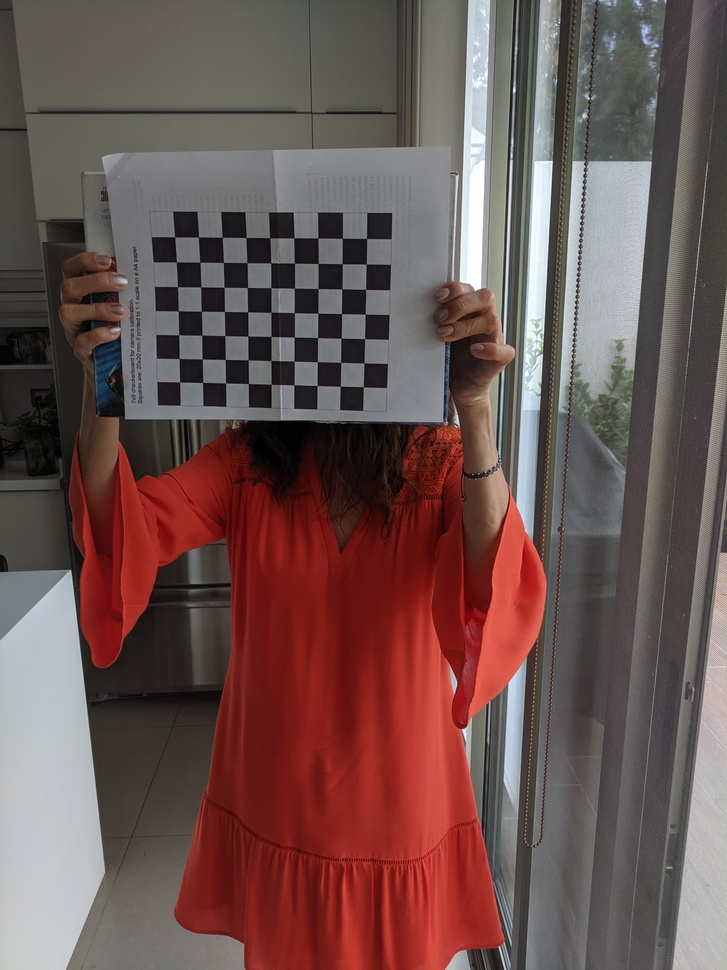
#> input picture P1/images/1.jpg, 727 x 970 px, shrunk from 3036 x 4048 before the run, given in place of the camera
$ python skin.py
#> lines starting #> are read from the running program, lines starting #| are printed output that depends on the picture; after the words box and inside, x2 and y2 are one past the last pixel; in counts of white or black regions, pixels touching at a corner belong together
#> in processFrame, frame is the input picture: shape (970, 727, 3); mean B, G, R 81.4, 84, 108.1
import numpy as np
import cv2
from matplotlib import pyplot as plt

def getMask(hsvImage):

    lowerRed1 = (0,55,40)
    upperRed1 = (20,255,255)
    maskRed1 = cv2.inRange(hsvImage, lowerRed1, upperRed1)
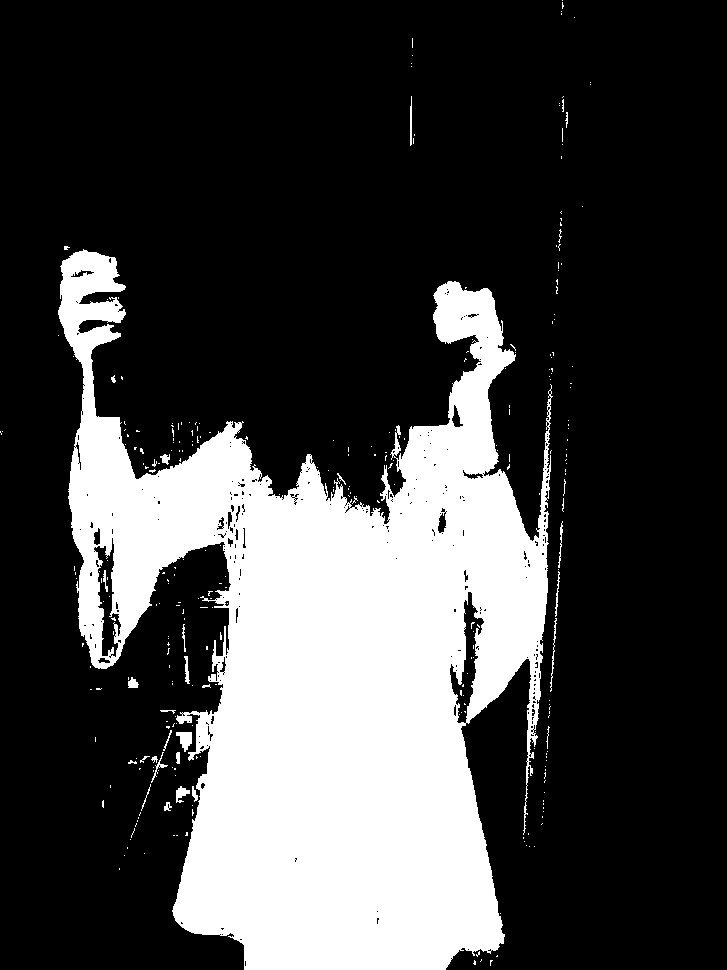
#> maskRed1: shape (970, 727); 26.1% white; 302 white regions (274 under 20 px), largest, box (x1, y1, x2, y2) and area: (58, 249, 553, 970) 181681, (176, 732, 192, 752) 200, (176, 786, 190, 803) 128
    lowerRed2 = (160,55,40)
    upperRed2 = (180,255,255)
    maskRed2 = cv2.inRange(hsvImage, lowerRed2, upperRed2)
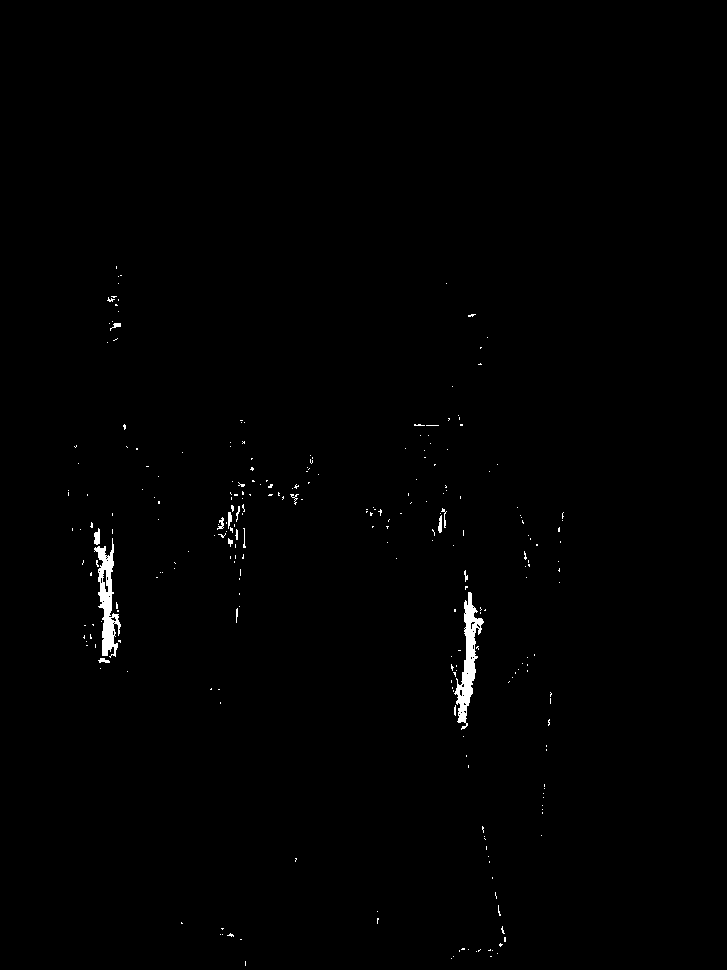
#> maskRed2: shape (970, 727); 0.6% white; 267 white regions (251 under 20 px), largest, box (x1, y1, x2, y2) and area: (454, 592, 484, 730) 1418, (94, 538, 121, 658) 1312, (94, 528, 100, 545) 77
    maskRed = maskRed1 + maskRed2
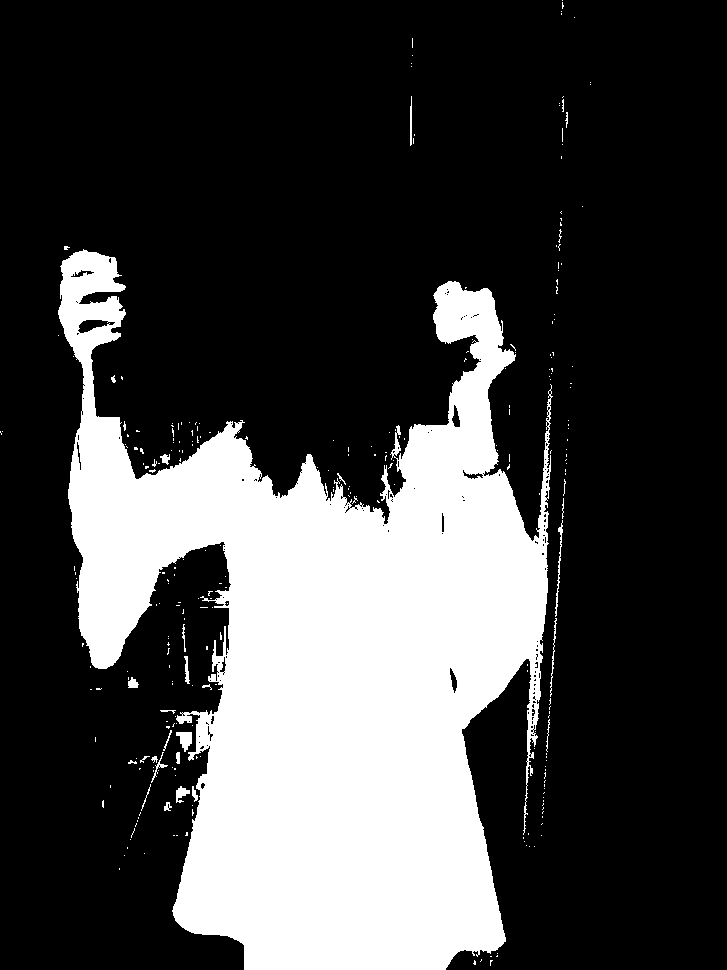
#> maskRed: shape (970, 727); 26.7% white; 279 white regions (252 under 20 px), largest, box (x1, y1, x2, y2) and area: (58, 249, 553, 970) 185925, (176, 732, 192, 752) 200, (555, 520, 563, 617) 170

    return maskRed

def applyMask(mask, hsvImage):
    return cv2.bitwise_and(hsvImage, hsvImage, mask=mask)

def processFrame(cap):
    _, frame = cap.read()

    hsvImage = cv2.cvtColor(frame, cv2.COLOR_BGR2HSV)

    mask = getMask(hsvImage)

    kernel = np.ones((5,5),np.uint8)
    maskClosed = cv2.morphologyEx(mask, cv2.MORPH_CLOSE, kernel, iterations=1)
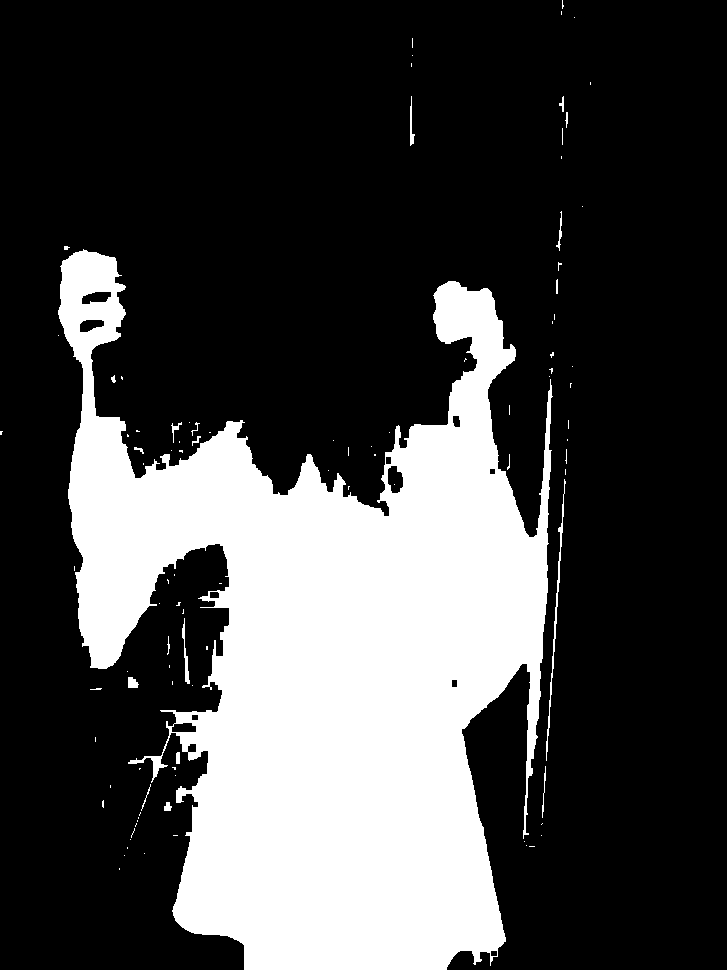
#> maskClosed: shape (970, 727); 27.3% white; 99 white regions (79 under 20 px), largest, box (x1, y1, x2, y2) and area: (58, 249, 553, 970) 190308, (546, 479, 566, 761) 510, (182, 618, 190, 684) 170

    segmentedImageHSV = applyMask(maskClosed, hsvImage)
#> in applyMask, `return cv2.bitwise_and(hsvImage, hsvImage, mask=mask)`:
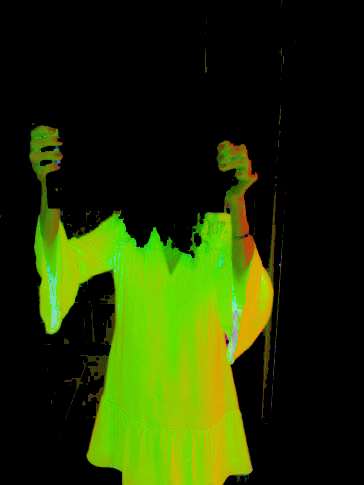
#> returned value: shape (970, 727, 3) (shown at 1/2 size); mean of channels 0, 1, 2 1.9, 50.6, 34.2; drawn as B, G, R
    segmentedImage = cv2.cvtColor(segmentedImageHSV, cv2.COLOR_HSV2RGB)
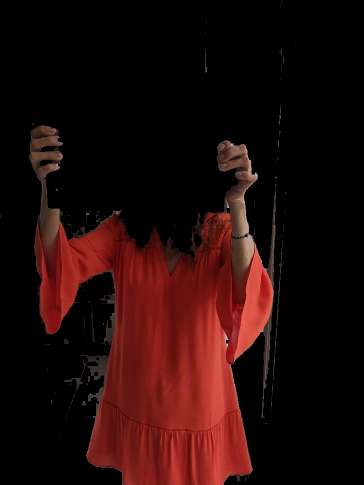
#> segmentedImage: shape (970, 727, 3) (shown at 1/2 size); mean R, G, B 34.2, 10.5, 8.8

    plt.title('Segmented')
    plt.subplot(2,1,1)
    plt.imshow(segmentedImage)
    plt.xticks([]),plt.yticks([])

    plt.subplot(2,1,2)
    plt.title('Original')
    plt.imshow(cv2.cvtColor(frame, cv2.COLOR_BGR2RGB))
    plt.xticks([]),plt.yticks([])

if __name__ == "__main__":
    cap = cv2.VideoCapture(0)
    plt.ion()

    while(cap.isOpened()):
        processFrame(cap)

        press = plt.waitforbuttonpress(0.01)
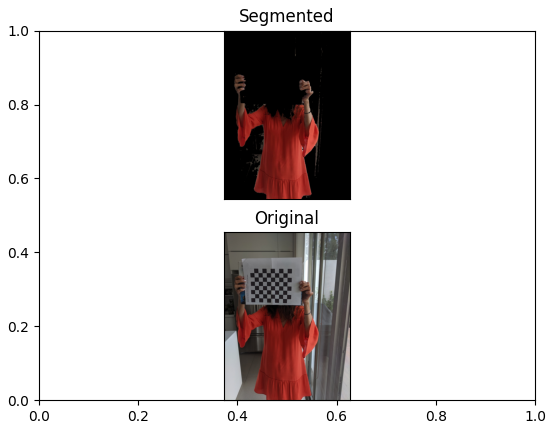
#> figure drawn by matplotlib, 2 panels
        if press is None or press == False:
            pass
        else:
            break

    cap.release()
    plt.ioff()
    plt.show()

$ run again, on P1/images/10.jpg
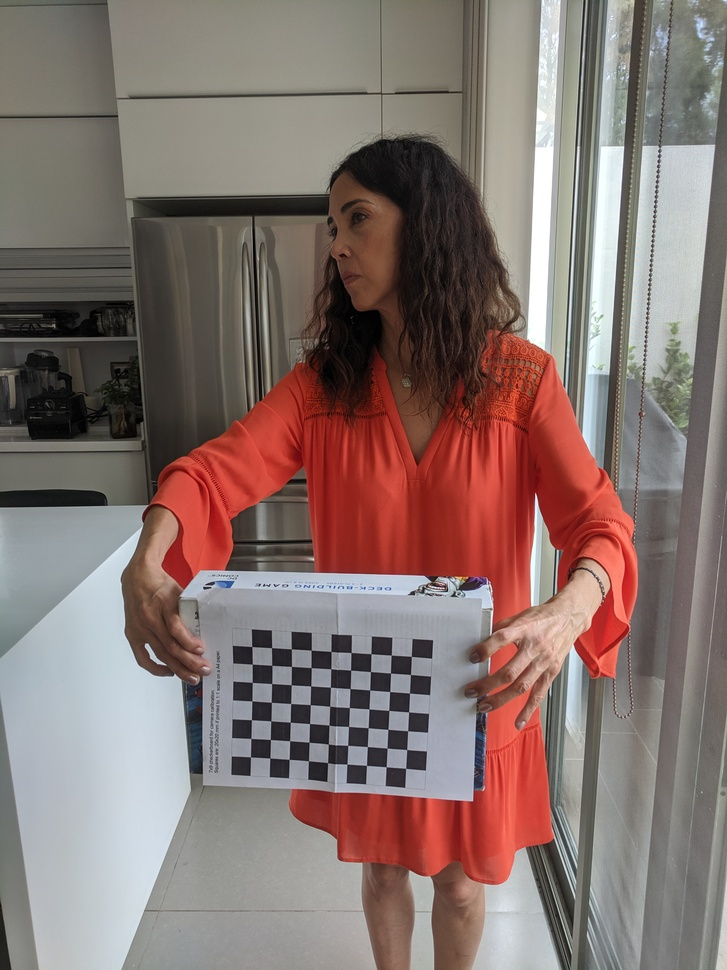
#> input picture P1/images/10.jpg, 727 x 970 px, shrunk from 3036 x 4048 before the run, given in place of the camera
#> in processFrame, frame is the input picture: shape (970, 727, 3); mean B, G, R 110.9, 115.3, 134
#> hsvImage: shape (970, 727, 3); mean H, S, V 43.2, 54.5, 137.3
#> in getMask, `maskRed1 = cv2.inRange(hsvImage, lowerRed1, upperRed1)`:
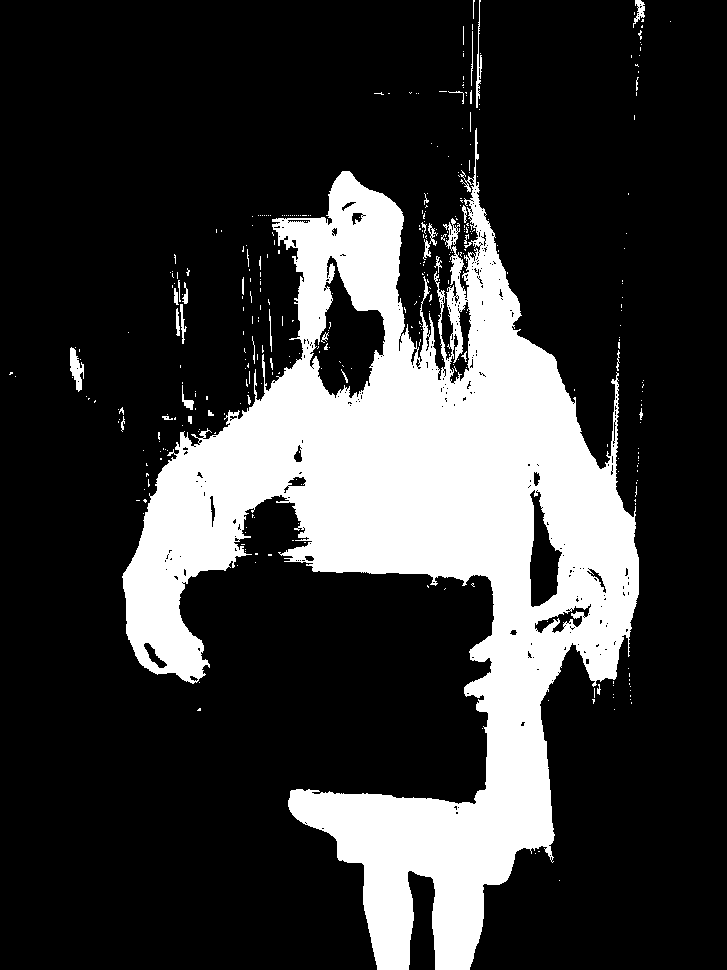
#> maskRed1: shape (970, 727); 22.5% white; 361 white regions (321 under 20 px), largest, box (x1, y1, x2, y2) and area: (122, 128, 639, 970) 155201, (70, 347, 84, 392) 349, (476, 0, 482, 108) 235
#> maskRed2: shape (970, 727); 0.24% white in thin lines or dots, all inside (x1, y1, x2, y2) = (142, 182, 640, 862)
#> maskRed: shape (970, 727); 22.7% white; 379 white regions (338 under 20 px), largest, box (x1, y1, x2, y2) and area: (122, 128, 639, 970) 156769, (70, 347, 84, 392) 349, (476, 0, 482, 108) 235
#> maskClosed: shape (970, 727); 23.6% white; 102 white regions (83 under 20 px), largest, box (x1, y1, x2, y2) and area: (122, 112, 639, 970) 163697, (439, 0, 482, 110) 674, (170, 271, 188, 344) 570
#> `press = plt.waitforbuttonpress(0.01)`:
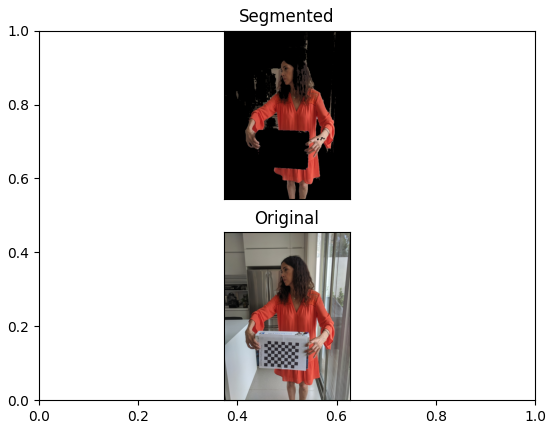
#> figure drawn by matplotlib, 2 panels

$ run again, on P1/images/11.jpg
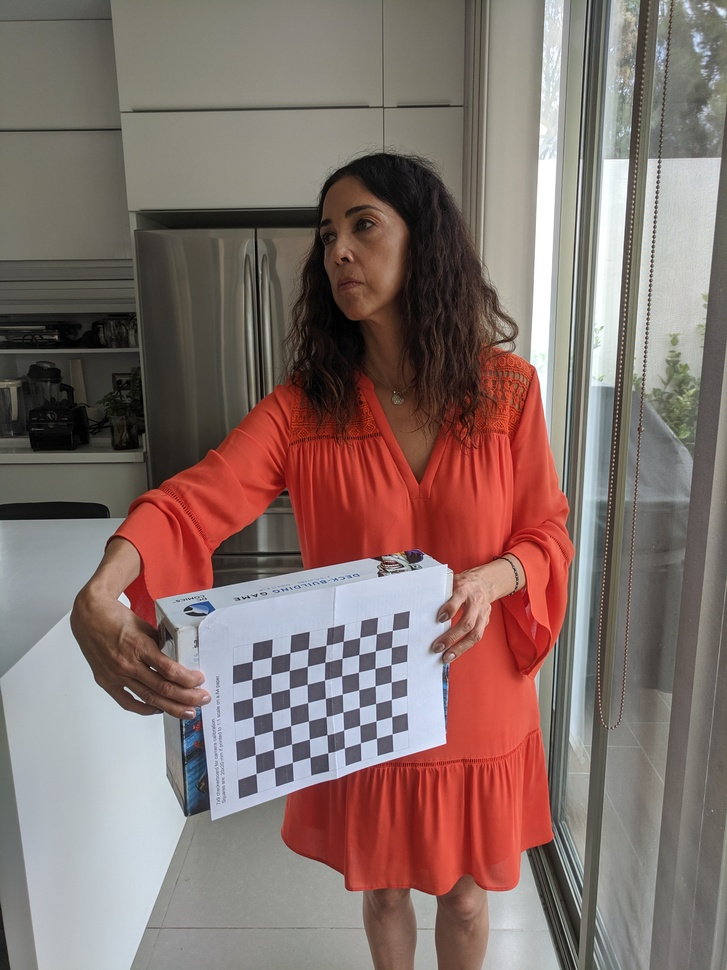
#> input picture P1/images/11.jpg, 727 x 970 px, shrunk from 3036 x 4048 before the run, given in place of the camera
#> in processFrame, frame is the input picture: shape (970, 727, 3); mean B, G, R 108.1, 112.7, 132.4
#> hsvImage: shape (970, 727, 3); mean H, S, V 39.5, 57.5, 136.1
#> in getMask, `maskRed1 = cv2.inRange(hsvImage, lowerRed1, upperRed1)`:
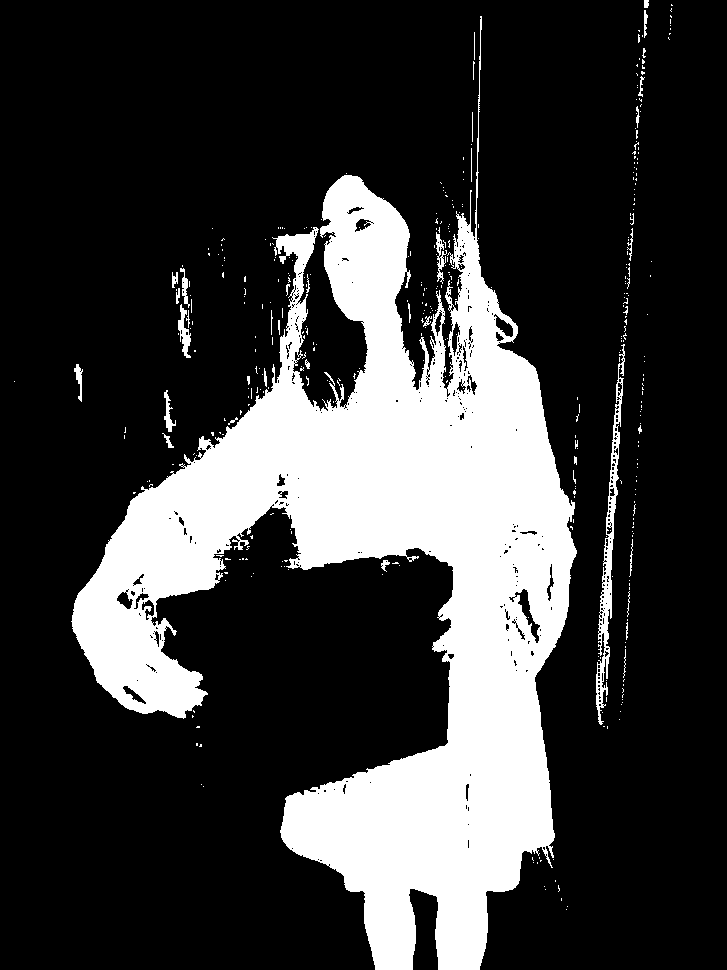
#> maskRed1: shape (970, 727); 23.3% white; 403 white regions (364 under 20 px), largest, box (x1, y1, x2, y2) and area: (71, 16, 577, 970) 158593, (596, 344, 625, 725) 2330, (178, 304, 191, 358) 323
#> maskRed2: shape (970, 727); 0.34% white in thin lines or dots, all inside (x1, y1, x2, y2) = (107, 192, 556, 870)
#> maskRed: shape (970, 727); 23.6% white; 414 white regions (373 under 20 px), largest, box (x1, y1, x2, y2) and area: (71, 16, 577, 970) 160919, (596, 344, 625, 725) 2330, (178, 304, 191, 358) 323
#> maskClosed: shape (970, 727); 24.7% white; 92 white regions (73 under 20 px), largest, box (x1, y1, x2, y2) and area: (71, 16, 577, 970) 167498, (596, 189, 635, 729) 3660, (172, 265, 193, 358) 958
#> `press = plt.waitforbuttonpress(0.01)`:
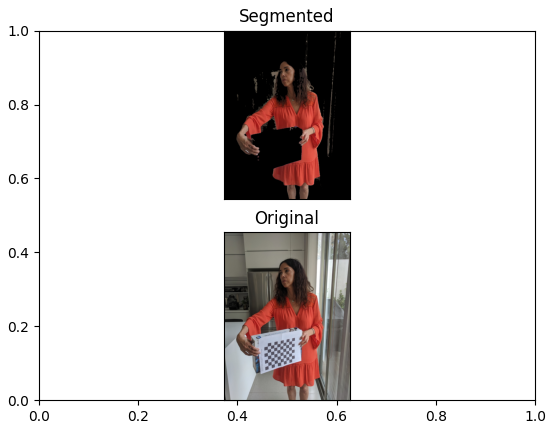
#> figure drawn by matplotlib, 2 panels
